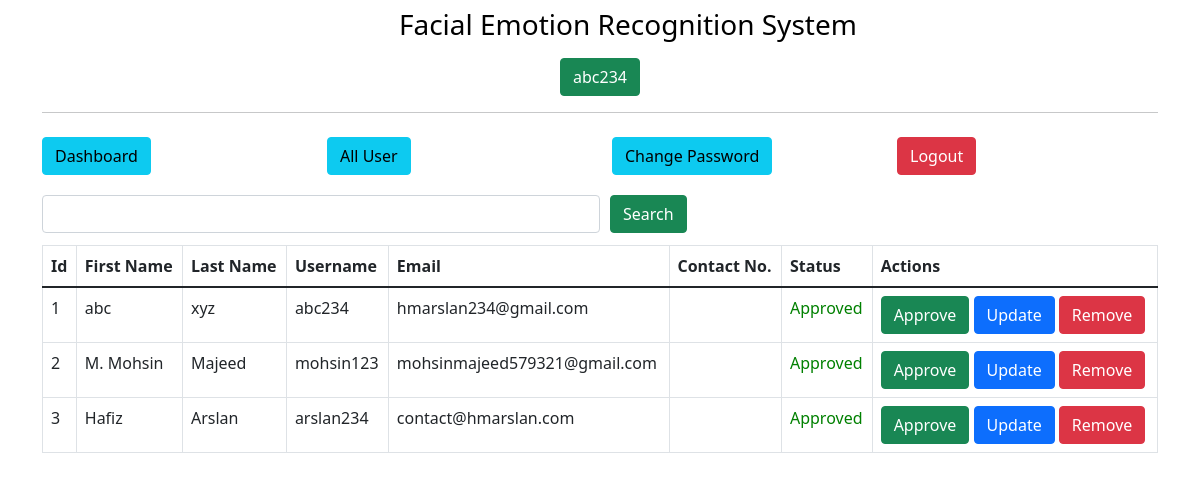
/admin/get-all-user (signed in), run on the app's committed database.
### main.py (models this page shows, shortened)
class User(db.Model):
    id=db.Column(db.Integer, primary_key=True)
    fname=db.Column(db.String(255), nullable=False)
    lname=db.Column(db.String(255), nullable=False)
    email=db.Column(db.String(255), nullable=False)
    username=db.Column(db.String(255), nullable=False)
    edu=db.Column(db.String(255), nullable=False)
    password=db.Column(db.String(255), nullable=False)
    status=db.Column(db.Integer,default=0, nullable=False)

### main.py (the view)
@app.route('/admin/get-all-user', methods=["POST", "GET"])
def adminGetAllUser():
    if not session.get('admin_id'):
        return redirect('/admin/')
    if request.method == "POST":
        search = request.form.get('search')
        users = User.query.filter(User.username.like('%' + search + '%')).all()
        return render_template('admin/all-user.html', title='Approve User', users=users)
    else:
        users = User.query.all()
        return render_template('admin/all-user.html', title='Approve User', users=users)

### templates/admin/all-user.html
{% extends "admin/layout.html"%}
{% block content %}
<div class="container">
    {% include 'admin/navbar.html' %}
    <div class="my-2">
        <form action="" method="POST" style="width:100%">
            <div class="d-flex align-items-center">
                <input type="text" name="search" id="search" class="form-control my-1 w-50">
                <button type="submit" class="btn btn-success " style="margin-left:10px;">Search</button>
            </div>
        </form>
    </div>
    <div class="my-2">
        <div class="table-responsive">
            <table class="table table-bordered">
                <thead>
                    <tr>
                        <th>Id</th>
                        <th>First Name</th>
                        <th>Last Name</th>
                        <th>Username</th>
                        <th>Email</th>
                        <th>Contact No.</th>
                        <th>Status</th>
                        <th>Actions</th>
                    </tr>
                </thead>
                <tbody>
                    {% for user in users %}
                    <tr>
                        <td>{{user.id}}</td>
                        <td>{{user.fname}}</td>
                        <td>{{user.lname}}</td>
                        <td>{{user.username}}</td>
                        <td>{{user.email}}</td>
                        <td>{{user.contact_no}}</td>
                        <td>
                            {% if user.status == 1 %}
                            <span style="color: green;">Approved</span>
                            {% else %}
                            <span style="color: blue;">Pending</span>
                            {% endif %}
                        </td>
                        <td>
                            <a href="/admin/approve-user/{{user.id}}" class="btn btn-success">Approve</a>
                            <a href="/admin/update-user/{{user.id}}" class="btn btn-primary">Update</a>
                            <a href="/admin/remove-user/{{user.id}}" class="btn btn-danger">Remove</a>
                        </td>
                    </tr>
                    {% endfor %}
                </tbody>
            </table>
        </div>
    </div>
</div>
{% endblock content %}

### templates/admin/layout.html (shortened to what this page needs)
<!DOCTYPE html>
<html lang="en">
<head>
    <link href="https://cdn.jsdelivr.net/npm/bootstrap@5.1.3/dist/css/bootstrap.min.css" rel="stylesheet">
</head>
<body>
    <div class="container my-2">
        <a href="/"><div class="d-flex justify-content-center align-items-center">
            <h3>
                Facial Emotion Recognition System
            </h3>
        </div></a>
        <div class="my-2 text-center">
            {% if session.admin_name %}
            <button class="btn btn-success">{{session.admin_name}}</button>
            {% endif %}
        </div>
        <hr>
    </div>
    {% block content %} {% endblock content %}
</body>
</html>

### templates/admin/layout.html (style rules this page uses)
a { text-decoration: none; color: black; }

### data on the page
User: admin_name "abc234", id "1", fname "abc", lname "xyz", username "abc234", email "hmarslan234@gmail.com", status "Approved"
User: id "2", fname "M. Mohsin", lname "Majeed", username "mohsin123", email "mohsinmajeed579321@gmail.com", status "Approved"
User: id "3", fname "Hafiz", lname "Arslan", username "arslan234", email "contact@hmarslan.com", status "Approved"
